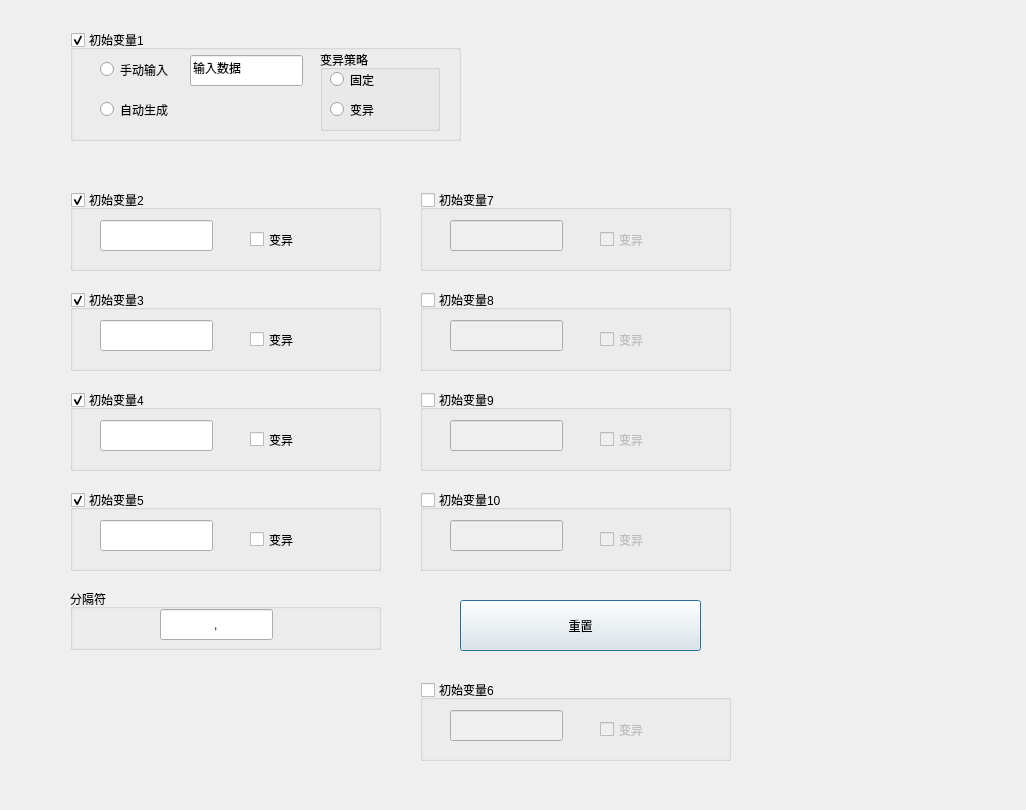
<?xml version="1.0" encoding="UTF-8"?>
<ui version="4.0">
 <class>Dialog</class>
 <widget class="QDialog" name="Dialog">
  <property name="geometry">
   <rect>
    <x>0</x>
    <y>0</y>
    <width>1026</width>
    <height>810</height>
   </rect>
  </property>
  <property name="windowTitle">
   <string>Dialog</string>
  </property>
  <widget class="QGroupBox" name="variableGroup1">
   <property name="geometry">
    <rect>
     <x>70</x>
     <y>30</y>
     <width>391</width>
     <height>111</height>
    </rect>
   </property>
   <property name="title">
    <string>初始变量1</string>
   </property>
   <property name="flat">
    <bool>false</bool>
   </property>
   <property name="checkable">
    <bool>true</bool>
   </property>
   <property name="checked">
    <bool>true</bool>
   </property>
   <widget class="QGroupBox" name="groupBox">
    <property name="geometry">
     <rect>
      <x>250</x>
      <y>20</y>
      <width>120</width>
      <height>81</height>
     </rect>
    </property>
    <property name="title">
     <string>变异策略</string>
    </property>
    <widget class="QRadioButton" name="radioButton">
     <property name="geometry">
      <rect>
       <x>10</x>
       <y>50</y>
       <width>115</width>
       <height>19</height>
      </rect>
     </property>
     <property name="text">
      <string>变异</string>
     </property>
    </widget>
    <widget class="QRadioButton" name="radioButton_2">
     <property name="geometry">
      <rect>
       <x>10</x>
       <y>20</y>
       <width>115</width>
       <height>19</height>
      </rect>
     </property>
     <property name="text">
      <string>固定</string>
     </property>
    </widget>
   </widget>
   <widget class="QLineEdit" name="variableInput1">
    <property name="geometry">
     <rect>
      <x>120</x>
      <y>25</y>
      <width>113</width>
      <height>31</height>
     </rect>
    </property>
    <property name="toolTip">
     <string>&lt;html&gt;&lt;head/&gt;&lt;body&gt;&lt;p&gt;输入初始变量1&lt;/p&gt;&lt;/body&gt;&lt;/html&gt;</string>
    </property>
    <property name="styleSheet">
     <string notr="true"/>
    </property>
    <property name="text">
     <string>输入数据</string>
    </property>
   </widget>
   <widget class="QRadioButton" name="radioButton_3">
    <property name="geometry">
     <rect>
      <x>30</x>
      <y>30</y>
      <width>115</width>
      <height>19</height>
     </rect>
    </property>
    <property name="text">
     <string>手动输入</string>
    </property>
   </widget>
   <widget class="QRadioButton" name="radioButton_4">
    <property name="geometry">
     <rect>
      <x>30</x>
      <y>70</y>
      <width>115</width>
      <height>19</height>
     </rect>
    </property>
    <property name="text">
     <string>自动生成</string>
    </property>
   </widget>
  </widget>
  <widget class="QGroupBox" name="variableGroup2">
   <property name="geometry">
    <rect>
     <x>70</x>
     <y>190</y>
     <width>311</width>
     <height>81</height>
    </rect>
   </property>
   <property name="title">
    <string>初始变量2</string>
   </property>
   <property name="flat">
    <bool>false</bool>
   </property>
   <property name="checkable">
    <bool>true</bool>
   </property>
   <property name="checked">
    <bool>true</bool>
   </property>
   <widget class="QCheckBox" name="mutate2">
    <property name="geometry">
     <rect>
      <x>180</x>
      <y>40</y>
      <width>91</width>
      <height>19</height>
     </rect>
    </property>
    <property name="text">
     <string>变异</string>
    </property>
   </widget>
   <widget class="QLineEdit" name="variableInput2">
    <property name="geometry">
     <rect>
      <x>30</x>
      <y>30</y>
      <width>113</width>
      <height>31</height>
     </rect>
    </property>
   </widget>
  </widget>
  <widget class="QGroupBox" name="variableGroup3">
   <property name="geometry">
    <rect>
     <x>70</x>
     <y>290</y>
     <width>311</width>
     <height>81</height>
    </rect>
   </property>
   <property name="title">
    <string>初始变量3</string>
   </property>
   <property name="flat">
    <bool>false</bool>
   </property>
   <property name="checkable">
    <bool>true</bool>
   </property>
   <property name="checked">
    <bool>true</bool>
   </property>
   <widget class="QCheckBox" name="mutate3">
    <property name="geometry">
     <rect>
      <x>180</x>
      <y>40</y>
      <width>91</width>
      <height>19</height>
     </rect>
    </property>
    <property name="text">
     <string>变异</string>
    </property>
   </widget>
   <widget class="QLineEdit" name="variableInput3">
    <property name="geometry">
     <rect>
      <x>30</x>
      <y>30</y>
      <width>113</width>
      <height>31</height>
     </rect>
    </property>
   </widget>
  </widget>
  <widget class="QGroupBox" name="variableGroup4">
   <property name="geometry">
    <rect>
     <x>70</x>
     <y>390</y>
     <width>311</width>
     <height>81</height>
    </rect>
   </property>
   <property name="title">
    <string>初始变量4</string>
   </property>
   <property name="flat">
    <bool>false</bool>
   </property>
   <property name="checkable">
    <bool>true</bool>
   </property>
   <property name="checked">
    <bool>true</bool>
   </property>
   <widget class="QCheckBox" name="mutate4">
    <property name="geometry">
     <rect>
      <x>180</x>
      <y>40</y>
      <width>91</width>
      <height>19</height>
     </rect>
    </property>
    <property name="text">
     <string>变异</string>
    </property>
   </widget>
   <widget class="QLineEdit" name="variableInput4">
    <property name="geometry">
     <rect>
      <x>30</x>
      <y>30</y>
      <width>113</width>
      <height>31</height>
     </rect>
    </property>
   </widget>
  </widget>
  <widget class="QGroupBox" name="variableGroup5">
   <property name="geometry">
    <rect>
     <x>70</x>
     <y>490</y>
     <width>311</width>
     <height>81</height>
    </rect>
   </property>
   <property name="title">
    <string>初始变量5</string>
   </property>
   <property name="flat">
    <bool>false</bool>
   </property>
   <property name="checkable">
    <bool>true</bool>
   </property>
   <property name="checked">
    <bool>true</bool>
   </property>
   <widget class="QCheckBox" name="mutate5">
    <property name="geometry">
     <rect>
      <x>180</x>
      <y>40</y>
      <width>91</width>
      <height>19</height>
     </rect>
    </property>
    <property name="text">
     <string>变异</string>
    </property>
   </widget>
   <widget class="QLineEdit" name="variableInput5">
    <property name="geometry">
     <rect>
      <x>30</x>
      <y>30</y>
      <width>113</width>
      <height>31</height>
     </rect>
    </property>
   </widget>
  </widget>
  <widget class="QGroupBox" name="variableGroup6">
   <property name="geometry">
    <rect>
     <x>420</x>
     <y>680</y>
     <width>311</width>
     <height>81</height>
    </rect>
   </property>
   <property name="title">
    <string>初始变量6</string>
   </property>
   <property name="flat">
    <bool>false</bool>
   </property>
   <property name="checkable">
    <bool>true</bool>
   </property>
   <property name="checked">
    <bool>false</bool>
   </property>
   <widget class="QCheckBox" name="mutate6">
    <property name="geometry">
     <rect>
      <x>180</x>
      <y>40</y>
      <width>91</width>
      <height>19</height>
     </rect>
    </property>
    <property name="text">
     <string>变异</string>
    </property>
   </widget>
   <widget class="QLineEdit" name="variableInput6">
    <property name="geometry">
     <rect>
      <x>30</x>
      <y>30</y>
      <width>113</width>
      <height>31</height>
     </rect>
    </property>
   </widget>
  </widget>
  <widget class="QGroupBox" name="variableGroup7">
   <property name="geometry">
    <rect>
     <x>420</x>
     <y>190</y>
     <width>311</width>
     <height>81</height>
    </rect>
   </property>
   <property name="title">
    <string>初始变量7</string>
   </property>
   <property name="flat">
    <bool>false</bool>
   </property>
   <property name="checkable">
    <bool>true</bool>
   </property>
   <property name="checked">
    <bool>false</bool>
   </property>
   <widget class="QCheckBox" name="mutate7">
    <property name="geometry">
     <rect>
      <x>180</x>
      <y>40</y>
      <width>91</width>
      <height>19</height>
     </rect>
    </property>
    <property name="text">
     <string>变异</string>
    </property>
   </widget>
   <widget class="QLineEdit" name="variableInput7">
    <property name="geometry">
     <rect>
      <x>30</x>
      <y>30</y>
      <width>113</width>
      <height>31</height>
     </rect>
    </property>
   </widget>
  </widget>
  <widget class="QGroupBox" name="variableGroup8">
   <property name="geometry">
    <rect>
     <x>420</x>
     <y>290</y>
     <width>311</width>
     <height>81</height>
    </rect>
   </property>
   <property name="title">
    <string>初始变量8</string>
   </property>
   <property name="flat">
    <bool>false</bool>
   </property>
   <property name="checkable">
    <bool>true</bool>
   </property>
   <property name="checked">
    <bool>false</bool>
   </property>
   <widget class="QCheckBox" name="mutate8">
    <property name="geometry">
     <rect>
      <x>180</x>
      <y>40</y>
      <width>91</width>
      <height>19</height>
     </rect>
    </property>
    <property name="text">
     <string>变异</string>
    </property>
   </widget>
   <widget class="QLineEdit" name="variableInput8">
    <property name="geometry">
     <rect>
      <x>30</x>
      <y>30</y>
      <width>113</width>
      <height>31</height>
     </rect>
    </property>
   </widget>
  </widget>
  <widget class="QGroupBox" name="variableGroup9">
   <property name="geometry">
    <rect>
     <x>420</x>
     <y>390</y>
     <width>311</width>
     <height>81</height>
    </rect>
   </property>
   <property name="title">
    <string>初始变量9</string>
   </property>
   <property name="flat">
    <bool>false</bool>
   </property>
   <property name="checkable">
    <bool>true</bool>
   </property>
   <property name="checked">
    <bool>false</bool>
   </property>
   <widget class="QCheckBox" name="mutate9">
    <property name="geometry">
     <rect>
      <x>180</x>
      <y>40</y>
      <width>91</width>
      <height>19</height>
     </rect>
    </property>
    <property name="text">
     <string>变异</string>
    </property>
   </widget>
   <widget class="QLineEdit" name="seedInput_9">
    <property name="geometry">
     <rect>
      <x>30</x>
      <y>30</y>
      <width>113</width>
      <height>31</height>
     </rect>
    </property>
   </widget>
  </widget>
  <widget class="QGroupBox" name="variableGroup10">
   <property name="geometry">
    <rect>
     <x>420</x>
     <y>490</y>
     <width>311</width>
     <height>81</height>
    </rect>
   </property>
   <property name="title">
    <string>初始变量10</string>
   </property>
   <property name="flat">
    <bool>false</bool>
   </property>
   <property name="checkable">
    <bool>true</bool>
   </property>
   <property name="checked">
    <bool>false</bool>
   </property>
   <widget class="QCheckBox" name="mutate10">
    <property name="geometry">
     <rect>
      <x>180</x>
      <y>40</y>
      <width>91</width>
      <height>19</height>
     </rect>
    </property>
    <property name="text">
     <string>变异</string>
    </property>
   </widget>
   <widget class="QLineEdit" name="variableInput10">
    <property name="geometry">
     <rect>
      <x>30</x>
      <y>30</y>
      <width>113</width>
      <height>31</height>
     </rect>
    </property>
   </widget>
  </widget>
  <widget class="QGroupBox" name="DelimiterGroup">
   <property name="geometry">
    <rect>
     <x>70</x>
     <y>589</y>
     <width>311</width>
     <height>61</height>
    </rect>
   </property>
   <property name="title">
    <string>分隔符</string>
   </property>
   <widget class="QLineEdit" name="Delimiter">
    <property name="geometry">
     <rect>
      <x>90</x>
      <y>20</y>
      <width>113</width>
      <height>31</height>
     </rect>
    </property>
    <property name="text">
     <string>,</string>
    </property>
    <property name="alignment">
     <set>Qt::AlignCenter</set>
    </property>
   </widget>
  </widget>
  <widget class="QPushButton" name="resetBtn">
   <property name="geometry">
    <rect>
     <x>460</x>
     <y>600</y>
     <width>241</width>
     <height>51</height>
    </rect>
   </property>
   <property name="text">
    <string>重置</string>
   </property>
  </widget>
 </widget>
 <resources/>
 <connections/>
</ui>
